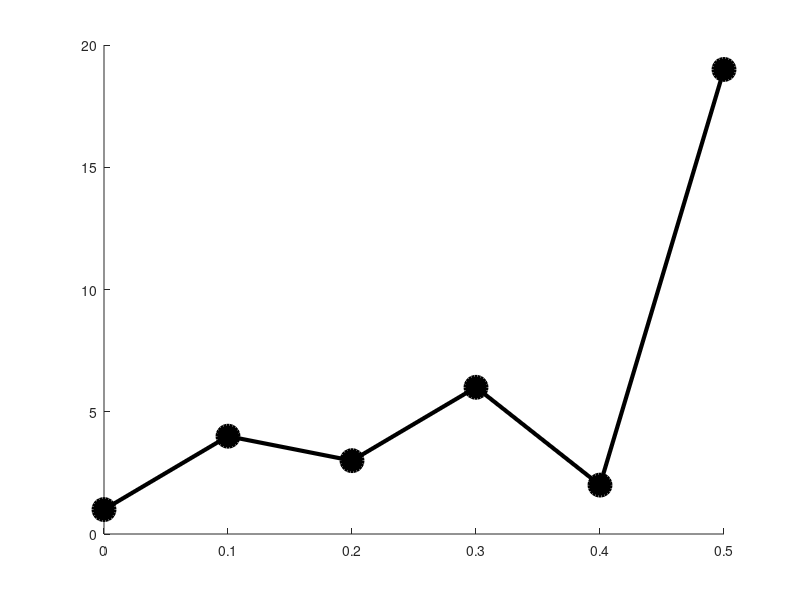

The MATLAB source for this figure: (Note: this script raises an error after producing the figure.)
clear, clf
%% upsampling

% low sampling rate data to upsample

srate  = 10;
data = [1 4 3 6 2 19];
npnts = length(data);
time = (0:npnts-1)/srate;

%plot
figure(1),hold on
plot(time,data,'ko-','MarkerSize',15,'MarkerFaceColor','k','LineWidth',3);

%% option 1: Upsample by a factor

upsampleFactor = 4;
newNpnts = npnts*upsampleFactor;
newTime = (0:newNpnts-1)/(upsampleFactor*srate);

%option 2: upsample by desired frequency

newSrate = 37;
newNpnts = round(npnts * (newSrate/srate));
newTime = (0:newNpnts-1)/newSrate;

%% interpolation
% Method 1: griddedInterpolant()
newTime(newTime>time(end)) = [];%cut out extra time points
newSrateActual = 1/mean(diff(newTime));%new sampling rate

%define interpolation object
F = griddedInterpolant(time,data,'spline');

%query that object in requested time points
updateI = F(newTime);

plot(newTime,updateI,'rs-',MarkerSize=14,MarkerFaceColor='r')

% Method 2: Resample()

newSrate = 40;
[p,q] = rat(newSrate/srate);%2 value divide garda num ra denum k hunxa?
updateR = resample(data,p,q);
newTime = (0:length(updateR)-1)/newSrate;

updateR(newTime>time(end)) = [];
newTime(newTime>time(end)) = [];

plot(newTime,updateR,'b^-',MarkerSize=14,MarkerFaceColor='b')
legend({'Original';'Interpolated';'Resample'})
